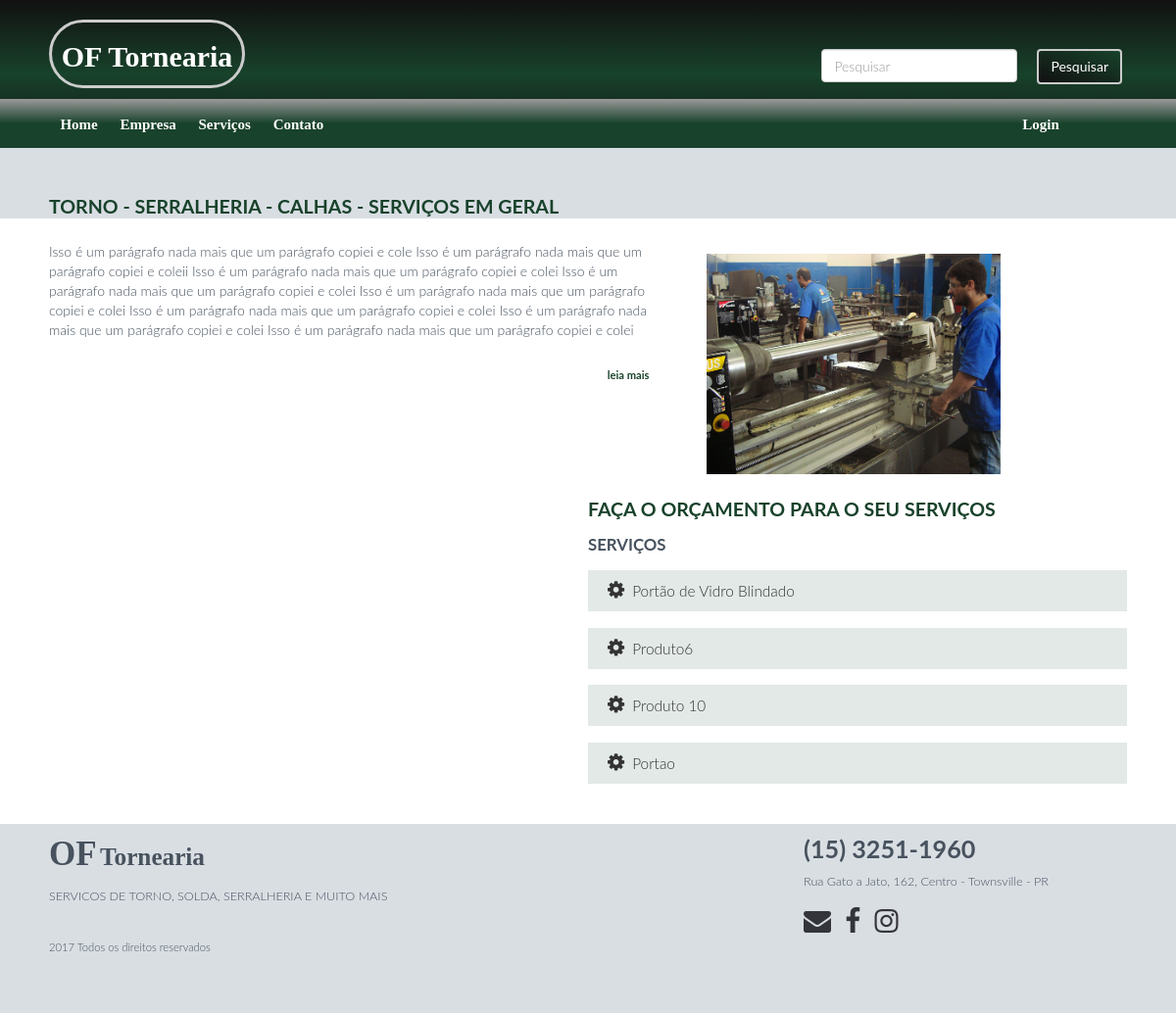
The page / on the database its author committed.
### tables this page shows
CREATE TABLE `servicos` (
  `id` int(11) unsigned NOT NULL AUTO_INCREMENT,
  `nome` varchar(60) DEFAULT NULL,
  `descricao` text,
  `imagem` varchar(300) DEFAULT NULL,
  `id_categoria` int(11) NOT NULL,
  PRIMARY KEY (`id`)
);

### banco-servicos.php (called while the page is built, shortened)
<?php
function listaServicos($conexao){
	$servicos = array();
	$sql = "SELECT s.*,c.nome as categoria FROM servicos s INNER JOIN categorias c ON s.id_categoria = c.id ";
	$resultado = $conexao->query($sql);
	if($resultado->rowCount() > 0){
		$servicos = $resultado->fetchAll();
	}
	return $servicos;
}

### index.php (the view, shortened to what this page needs)
<?php $title = "Home";
$css = '<link rel="stylesheet" type="text/css" href="css/home.css">';
require_once 'banco-servicos.php';
$servicos = listaServicos($conexao);
?>
<?php require_once "cabecalho.php";?>
	<section class="empresa">
		<div class="conteudo">
			<article class="conteudo-home">
				<h2>Torno - Serralheria - Calhas - Serviços em Geral</h2>
				<p>Isso é um parágrafo nada mais que um parágrafo copiei e cole Isso é um parágrafo nada mais que um parágrafo copiei e coleii Isso é um parágrafo nada mais que um parágrafo copiei e colei Isso é um parágrafo nada mais que um parágrafo copiei e colei Isso é um parágrafo nada mais que um parágrafo copiei e colei Isso é um parágrafo nada mais que um parágrafo copiei e colei Isso é um parágrafo nada mais que um parágrafo copiei e colei Isso é um parágrafo nada mais que um parágrafo copiei e colei</p>
				<a class="mais" href="#">leia mais</a>
			</article>
		</div>
	</section>
	<section class="servicos">
		<div class="conteudo">
			<article class="imagens">
				<div id="slider">
					<div class="slide-imagem">
						<figure class="slide">
							<img src="img/imagem1.jpg" >
						</figure>
					</div>
				</div>
			</article>
			<article class="conteudo-home">
				<h2>Faça o orçamento para o seu serviços</h2>
				<h3>Serviços</h3>
				<ul class="servico">
					<?php
						for($i=0;$i<4 ;$i++) : ?>
							<li><a href="servico.php?id=<?=$servicos[$i]['id']?>">
									<i class="fa fa-gear" style="font-size: 20px"></i><?=$servicos[$i]['nome']?>
								</a>
							</li>
					<?php
						endfor;
					?>
				</ul>
			</article>
		</div>
	</section>
<?php require_once "rodape.php";?>

### css/estilo.css (style rules this page uses)
* { margin: 0; padding: 0; font-size: 100%; border: none; outline: none; font-weight: 300; box-sizing: border-box; font-family: 'Lato',sans-serif; }
a { text-decoration: none; }
html, body { width: 100%; height: 100%; }
body { color: #47525E; }
h2 { color: #18422B; text-transform: uppercase; font-size: 1.1em; font-weight: bold; margin-top: 2em; margin-bottom: 2em; }
img { max-width: 100%; max-height: 100%; }
p { margin: 2em 0; }
@media (min-width: 960px) { .conteudo { width: 910px; margin: auto; max-height: 100%; } }
@media (min-width: 1200px) { .conteudo { width: 1100px; margin: auto; } }

### css/home.css (style rules this page uses)
h2 { color: #18422B; text-transform: uppercase; font-size: 1.1em; font-weight: bold; margin-bottom: 2%; }
h3 { font-weight: bold; text-transform: uppercase; font-size: 1.1em; }
.conteudo-home p { margin-top: 8%; }
.empresa,.servicos { padding: 3% 2%; }
.empresa { background-color: #D9DEE3; }
.servico { list-style: none; }
.servico a { padding: 10px 10px 10px 20px; display: block; background-color: rgb(226,233,230); color: #333; text-decoration: none; }
.servico a i { margin-right: 8px; }
.servicos ul { margin:1% 0; }
.servicos li { margin-top: 3%; }
#slider { width:300px; overflow: hidden; margin-left: auto; margin-right: auto; }
.slide-imagem { width: 6000px; display: block; margin: 0; padding: 0; }
#slider .slide { float: left; width: 300px; height: 250px; }
.mais { font-size: 0.8em; color: #18422B; width: 100%; display: block; text-align: right; font-weight: bold; margin-top: 2%; padding-right: 4%; }
@media (min-width: 320px) { #slider,.img_pecas { margin-top: 4%; } }
@media (min-width: 320px) { .servicos h3,.servicos ul { margin-top: 4%; } }
@media (min-width: 768px) { h2,h3 { font-size: 1.2em; } }
@media (min-width: 768px) { .conteudo-home { width: 100%; padding-left: 3%; } }
@media (min-width: 768px) { .conteudo-home h2 { margin-top: 2%; } }
@media (min-width: 768px) { #slider { float: left; margin-left: 3%; } }
@media (min-width: 768px) { #slider { margin-top: 0; } }
@media (min-width: 768px) { .servicos h2 { margin-top: 4%; } }
@media (min-width: 768px) { .servicos h3 { margin-top: 3%; } }
@media (min-width: 768px) { .servicos ul { margin:1% 0; } }
@media (min-width: 768px) { .servicos li { font-size: 1.1em; } }
@media (min-width: 768px) { .servicos .conteudo-home { width: 50%; float: left; margin-left: 20px; } }
@media (min-width: 768px) { .servicos .conteudo-home h2 { margin-top: 0; } }
@media (min-width: 960px) { h2 { font-size: 1.4em; } }
@media (min-width: 960px) { .conteudo-home p { margin-top: 5%; } }
@media (min-width: 1000px) { .conteudo-home { width: 58%; padding-left: 0; } }
@media (min-width: 1000px) { .conteudo-home p { margin-top: 4%; } }
@media (min-width: 1000px) { .conteudo-home,.slide-imagem { margin-left: 0; } }
@media (min-width: 1000px) { .empresa .conteudo-home { float: left; } }
@media (min-width: 1000px) { #slider { float: left; margin-top: 0; } }
@media (min-width: 1000px) { .servicos .conteudo-home { float: right; clear: none; } }

### rows shown on the page
servicos: nome "Portão de Vidro Blindado"
servicos: nome "Produto6"
servicos: nome "Produto 10"
servicos: nome "Portao"
